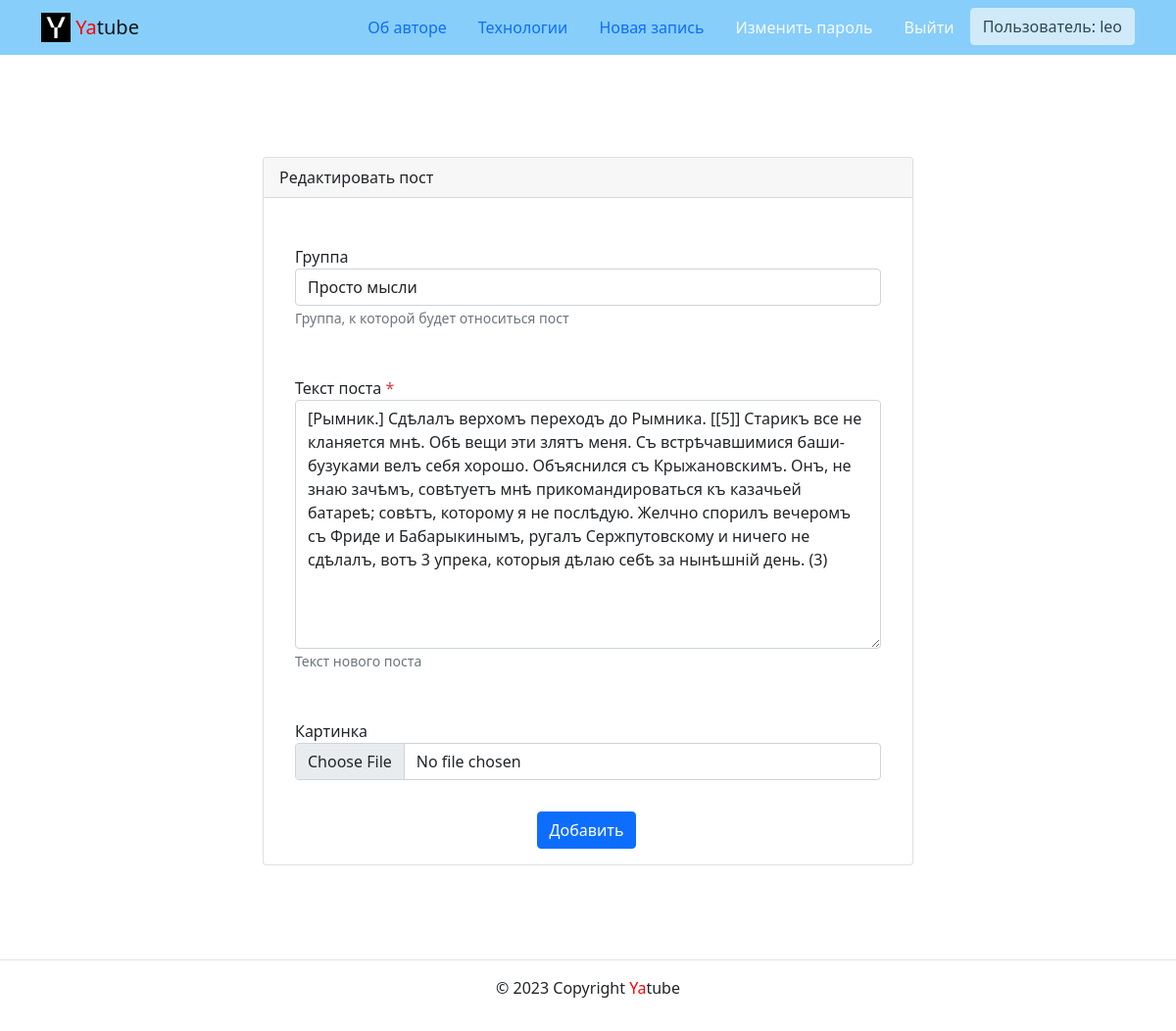
/posts/36/edit/ (signed in), run on the app's committed database.
### posts/models.py (models this page shows, shortened)
class Post(CreatedModel):
    text = models.TextField(
        'Текст поста',
        help_text='Введите текст поста'
    )
    author = models.ForeignKey(
        User,
        on_delete=models.CASCADE,
        related_name='posts',
        verbose_name='Автор'
    )
    group = models.ForeignKey(
        Group,
        blank=True,
        null=True,
        on_delete=models.SET_NULL,
        related_name='posts',
        verbose_name='Группа',
        help_text='Группа, к которой будет относиться пост'
    )
    image = models.ImageField(
        'Картинка',
        upload_to='posts/',
        blank=True
    )
    class Meta:
        ordering = ('-pub_date',)
        verbose_name = 'Пост'
        verbose_name_plural = 'Посты'

### posts/views.py (the view)
# urls.py: path('posts/<int:post_id>/edit/', views.post_edit, name='post_edit'),
@login_required
def post_edit(request, post_id):
    post = get_object_or_404(Post, id=post_id)
    if request.user != post.author:
        return redirect('posts:post_detail', post_id)
    form = PostForm(request.POST or None,
                    files=request.FILES or None,
                    instance=post)
    if form.is_valid():
        form.save()
        return redirect('posts:post_detail', post_id)
    context = {
        'form': form,
        'is_edit': True
    }
    return render(request, 'posts/create_post.html', context)

### posts/forms.py
class PostForm(forms.ModelForm):
    class Meta:
        model = Post
        fields = ('group', 'text', 'image')
        help_texts = {
            'group': 'Группа, к которой будет относиться пост',
            'text': 'Текст нового поста'
        }

### core/context_processors/year.py (called while the page is built)
def year(request):
    return {
        'year': datetime.datetime.now().year
    }

### core/templatetags/user_filters.py (called while the page is built)
@register.filter
def addclass(field, css):
    return field.as_widget(attrs={'class': css})

### posts/models.py (called while the page is built)
    def __str__(self):
        return self.title

### templates/posts/create_post.html (shortened to what this page needs)
{% extends "base.html" %}
{% block content %}
  {% if is_edit %}
    {% include 'form_template.html' with param='edit_post' %}
  {% else %}
    {% include 'form_template.html' with param='create_post' %}
  {% endif %}
{% endblock %}

### templates/includes/header.html (shortened to what this page needs)
{% load static %}
<nav class="navbar navbar-light" style="background-color: lightskyblue">
  <div class="container">
    <a class="navbar-brand" href="{% url 'posts:index' %}">
      <img src="{% static 'img/logo.png' %}" width="30" height="30" class="d-inline-block align-top" alt="">
      <span style="color:red">Ya</span>tube
    </a>
    <ul class="nav nav-pills">
      {% with request.resolver_match.view_name as view_name %}
        <li class="nav-item">
          <a class="nav-link {% if view_name  == 'about:author' %}active{% endif %}"
             href="{% url 'about:author' %}">
            Об авторе
          </a>
        </li>
        <li class="nav-item">
          <a class="nav-link {% if view_name  == 'about:tech' %}active{% endif %}"
             href="{% url 'about:tech' %}">Технологии</a>
        </li>
        {% if request.user.is_authenticated %}
          <li class="nav-item">
            <a class="nav-link {% if view_name  == "posts:post_create" %}active{% endif %}"
               href="{% url 'posts:post_create' %}">Новая запись</a>
          </li>
          <li class="nav-item">
            <a class="nav-link link-light {% if view_name  == 'users:password_change' %}active{% endif %}"
               href="{% url 'users:password_change' %}">Изменить пароль</a>
          </li>
          <li class="nav-item">
            <a class="nav-link link-light {% if view_name  == 'users:logout' %}active{% endif %}"
               href="{% url 'users:logout' %}">Выйти</a>
          </li>
          <li>
            <button type="button" class="btn btn btn-light" disabled>Пользователь: {{ user.username }}</button>
          </li>
        {% endif %}
      {% endwith %}
    </ul>
  </div>
</nav>

### templates/form_template.html (shortened to what this page needs)
{% load user_filters %}
<div class="row justify-content-center">
  <div class="col-md-8 p-5">
    <div class="card">
      <div class="card-header">
        {% block card_header %} {{ 'card_header'|action_dict:param }} {% endblock %}
      </div>
      <div class="card-body">
        <form method="post"
        enctype="multipart/form-data">
          {% load user_filters %}
          {% for field in form %}
            <div class="form-group row my-3 p-3"
                {% if field.field.required %}
                 aria-required="true"
                {% else %}
                 aria-required="false"
                {% endif %}
            >
              <label for="{{ field.id_for_label }}">
                {{ field.label }}
                {% if field.field.required %}
                  <span class="required text-danger">*</span>
                {% endif %}
              </label>
              <div>
                {{ field|addclass:'form-control' }}
                {% if field.help_text %}
                  <small id="{{ field.id_for_label }}-help" class="form-text text-muted">
                    {{ field.help_text|safe }}
                  </small>
                {% endif %}
              </div>
            </div>
          {% endfor %}
          <div class="col-md-6 offset-md-5">
            <button type="submit" class="btn btn-primary">
              {{ 'button_caption'|action_dict:param }}
            </button>
        </form>
      </div>
    </div>
  </div>
</div>

### data on the page
Post: form "Просто мысли" "[Рымник.] Сдѣлалъ верхомъ переходъ до Рымника. [[5]] Старикъ все не кланяется мнѣ. Обѣ вещи эти злятъ меня. Съ встрѣчавшимися баши-бузуками велъ себя хорошо. Объяснился съ Крыжановскимъ. Онъ, не знаю зачѣмъ, совѣтуетъ мнѣ прикомандироваться къ казачьей батареѣ; совѣтъ, которому я не послѣдую. Желчно спорилъ вечеромъ съ Фриде и Бабарыкинымъ, ругалъ Сержпутовскому и ничего не сдѣлалъ, вотъ 3 упрека, которыя дѣлаю себѣ за нынѣшній день. (3)"

### other printed values
{{ user.username }} "leo"
{{ 'card_header'|action_dict:param }} "Редактировать пост"
{{ field.label }} "Группа" "Текст поста" "Картинка"
{{ field.help_text|safe }} "Группа, к которой будет относиться пост" "Текст нового поста"
{{ 'button_caption'|action_dict:param }} "Добавить"
